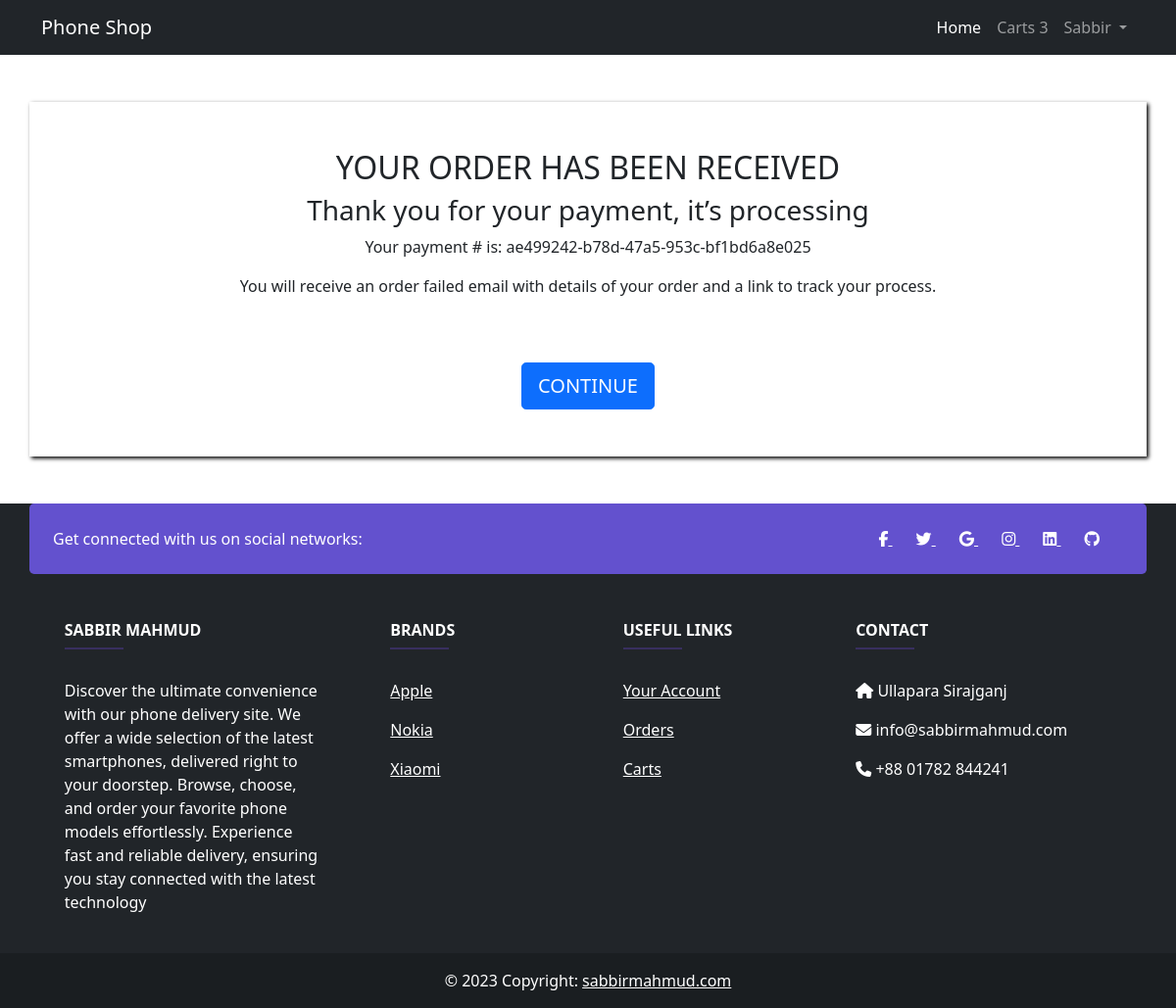
The app's page /payment/ssl-commerce/callback/3/ (signed in) with its own data.
### apps/authentications/models.py (models this page shows, shortened)
class User(AbstractBaseUser):
    genders = (
        ('Male', 'Male'),
        ('Female', 'Female'),
        ('Others', 'Others'),
    )
    email = models.EmailField(max_length=245, unique=True)
    phone = models.CharField(
        max_length=245, unique=True, blank=True, null=True)
    first_name = models.CharField(max_length=245)
    last_name = models.CharField(max_length=245)
    gender = models.CharField(max_length=245, choices=genders)
    staff = models.BooleanField(default=False)
    admin = models.BooleanField(default=False)
    USERNAME_FIELD = 'email'
    REQUIRED_FIELDS = []
    objects = UserManager()

### apps/shop/models.py (models this page shows, shortened)
class Wrapper(models.Model):
    created_at = models.DateTimeField(auto_now_add=True)
    updated_at = models.DateTimeField(auto_now=True)
    class Meta:
        abstract = True

class Payment(Wrapper):
    user_id = models.ForeignKey(User, on_delete=models.CASCADE)
    orders = models.ManyToManyField(Order)
    carts = models.CharField(max_length=100, blank=True, null=True, default="")
    amount = models.DecimalField(max_digits=10, decimal_places=2, default=0)
    discount = models.DecimalField(max_digits=10, decimal_places=2, default=0)
    gateway = models.CharField(max_length=50, blank=True, null=True)
    payment_id = models.CharField(max_length=100, blank=True, null=True)
    payment_secret = models.CharField(max_length=100, blank=True, null=True)
    is_paid = models.BooleanField(default=False)
    payment_status = models.CharField(max_length=100, blank=True, null=True)
    delivery = models.ForeignKey(
        DeliveryAddress, on_delete=models.CASCADE, blank=True, null=True)

### apps/shop/views.py (the view)
@csrf_exempt
def sslCallback(request, pk):
    payment = Payment.objects.get(id=pk)
    context = {"payment": payment}
    return render(request, "payments/callback.html", context)

### apps/shop/context_processor.py (called while the page is built)
def carts(request):
    count = 0
    if Cart.objects.all().exists():
        count = Cart.objects.filter(user_id=request.user).count(
        ) if request.user.is_authenticated else 0
    return {"count": count}

### apps/shop/templates/payments/callback.html
{% extends 'base.html' %}
{% block Content %}
<section class="container mt-5">
    <div class="row ">
          <div class="jumbotron py-5" style="box-shadow: 2px 2px 4px #000000;">
              <h2 class="text-center">{% if payment.is_paid %}YOUR ORDER HAS BEEN RECEIVED  {% else %} payment failed{% endif %}</h2>
            <h3 class="text-center">Thank you for your payment, it’s processing</h3>
            <p class="text-center">Your payment # is: {{payment.payment_id}}</p>
            <p class="text-center">You will receive an order {% if ayment.is_paid %}confirmation
            {% else %} failed{% endif %} email with details of your order and a link to track your process.</p>
              <center><div class="btn-group" style="margin-top:50px;">
                  <a href="/" class="btn btn-lg btn-primary">CONTINUE</a>
              </div></center>
          </div>
    </div>
</section>
{% endblock %}

### templates/base.html (shortened to what this page needs)
<!DOCTYPE html>
<html lang="en">
<head>
  <link href="https://cdn.jsdelivr.net/npm/bootstrap@5.0.2/dist/css/bootstrap.min.css" rel="stylesheet"
>
</head>
<body>
  <nav class="navbar navbar-expand-lg navbar-dark bg-dark static-top">
    <div class="container">
      <a class="navbar-brand" href="/">
        Phone Shop
      </a>
      <div class="collapse navbar-collapse" id="navbarSupportedContent">
        <ul class="navbar-nav ms-auto">
          <li class="nav-item">
            <a class="nav-link active" aria-current="page" href="/">Home</a>
          </li>
          <li class="nav-item">
            <a class="nav-link" href="{% url 'carts' %}">Carts {% if count %}{{count}}
              {% endif %}</a>
          </li>
          {% if request.user.is_authenticated %}
          <li class="nav-item dropdown">
            <a class="nav-link dropdown-toggle" href="#" id="navbarDropdown" role="button" data-bs-toggle="dropdown"
              aria-expanded="false">
              {{request.user.first_name}}
            </a>
          </li>
          {% else %}
          <li class="nav-item">
            <a class="nav-link" href="{% url 'login' %}">Login</a>
          </li>
          {% endif %}
        </ul>
      </div>
    </div>
  </nav>
  <section>
    {% block Content %}{% endblock Content %}
  </section>
  <footer class="text-center text-lg-start bg-dark text-white mt-5">
    <section class="container d-flex justify-content-between p-4 rounded-3" style="background-color: #6351ce">
      <div class="me-5">
        <span>Get connected with us on social networks:</span>
      </div>
      <div>
        <a href="" class="text-white me-4">
          <i class="fab fa-facebook-f"></i>
        </a>
        <a href="" class="text-white me-4">
          <i class="fab fa-twitter"></i>
        </a>
        <a href="" class="text-white me-4">
          <i class="fab fa-google"></i>
        </a>
        <a href="" class="text-white me-4">
          <i class="fab fa-instagram"></i>
        </a>
        <a href="" class="text-white me-4">
          <i class="fab fa-linkedin"></i>
        </a>
        <a href="" class="text-white me-4">
          <i class="fab fa-github"></i>
        </a>
      </div>
    </section>
    <section class="">
      <div class="container text-center text-md-start mt-5">
        <div class="row mt-3">
          <div class="col-md-3 col-lg-4 col-xl-3 mx-auto mb-4">
            <h6 class="text-uppercase fw-bold">Sabbir Mahmud</h6>
            <hr class="mb-4 mt-0 d-inline-block mx-auto" style="width: 60px; background-color: #7c4dff; height: 2px" />
            <p>
              Discover the ultimate convenience with our phone delivery site. We offer a wide selection of the latest smartphones, delivered right to your doorstep. Browse, choose, and order your favorite phone models effortlessly. Experience fast and reliable delivery, ensuring you stay connected with the latest technology
            </p>
          </div>
          <div class="col-md-2 col-lg-2 col-xl-2 mx-auto mb-4">
            <h6 class="text-uppercase fw-bold">Brands</h6>
            <hr class="mb-4 mt-0 d-inline-block mx-auto" style="width: 60px; background-color: #7c4dff; height: 2px" />
            <p>
              <a href="#!" class="text-white">Apple</a>
            </p>
            <p>
              <a href="#!" class="text-white">Nokia</a>
            </p>
            <p>
              <a href="#!" class="text-white">Xiaomi</a>
            </p>
          </div>
          <div class="col-md-3 col-lg-2 col-xl-2 mx-auto mb-4">
            <h6 class="text-uppercase fw-bold">Useful links</h6>
            <hr class="mb-4 mt-0 d-inline-block mx-auto" style="width: 60px; background-color: #7c4dff; height: 2px" />
            <p>
              <a href="#!" class="text-white">Your Account</a>
            </p>
            <p>
              <a href="#!" class="text-white">Orders</a>
            </p>
            <p>
              <a href="#!" class="text-white">Carts</a>
            </p>
          </div>
          <div class="col-md-4 col-lg-3 col-xl-3 mx-auto mb-md-0 mb-4">
            <h6 class="text-uppercase fw-bold">Contact</h6>
            <hr class="mb-4 mt-0 d-inline-block mx-auto" style="width: 60px; background-color: #7c4dff; height: 2px" />
            <p><i class="fas fa-home mr-3"></i> Ullapara Sirajganj</p>
            <p><i class="fas fa-envelope mr-3"></i> info@sabbirmahmud.com</p>
            <p><i class="fas fa-phone mr-3"></i> +88 01782 844241</p>
          </div>
        </div>
      </div>
    </section>
    <div class="text-center p-3" style="background-color: rgba(0, 0, 0, 0.2)">
      © 2023 Copyright:
      <a class="text-white" href="https://sabbirmahmud.com/">sabbirmahmud.com</a>
    </div>
  </footer>
</body>
</html>

### records on screen
User: user.first_name "Sabbir"
Payment: payment_id "ae499242-b78d-47a5-953c-bf1bd6a8e025"

### other values on screen
{{ count }} "3"
